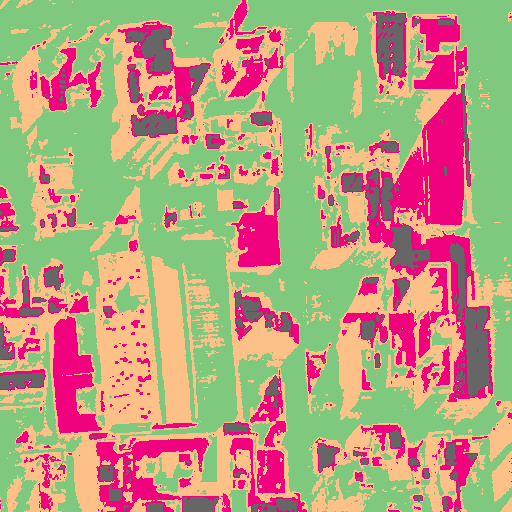
#> input picture final implementation/5_ImageSegmentation/5A_Otsu_segmentation/OutputDir/Dataset/output_19_1.png, 512 x 512 px; its folder holds only this picture in this run
$ python 5.1_Split_color.py
#> lines starting #> are read from the running program, lines starting #| are printed output that depends on the picture; after the words box and inside, x2 and y2 are one past the last pixel; in counts of white or black regions, pixels touching at a corner belong together
import os
import cv2
import numpy as np
import matplotlib.pyplot as plt

# Input and output directories
input_directory = "OutputDir/Dataset"
output_directory = "OutputAnalysis/Mask4Img"

# Ensure the output directory exists
os.makedirs(output_directory, exist_ok=True)

# List all files in the input directory
files = os.listdir(input_directory)

# Process each file in the input directory
for file in files:
    # Check if the file is an image (you may want to add more checks based on file extension)
    if file.lower().endswith(('.png')):
        # Construct the full path to the input image
        image_path = os.path.join(input_directory, file)
        image = cv2.imread(image_path)
#> image is the input picture: shape (512, 512, 3); mean B, G, R 127.7, 158.2, 185.2

        # Convert the image from BGR to RGB (OpenCV uses BGR by default)
        image_rgb = cv2.cvtColor(image, cv2.COLOR_BGR2RGB)

        # Define the target color
        target_color = np.array([102,102,102])  # yellow-[253, 192, 134] pink -[240, 2, 127] green-[127,201,127] black -[102,102,102]

        # Create a mask for the target color
        mask = np.all(image_rgb == target_color, axis=-1)
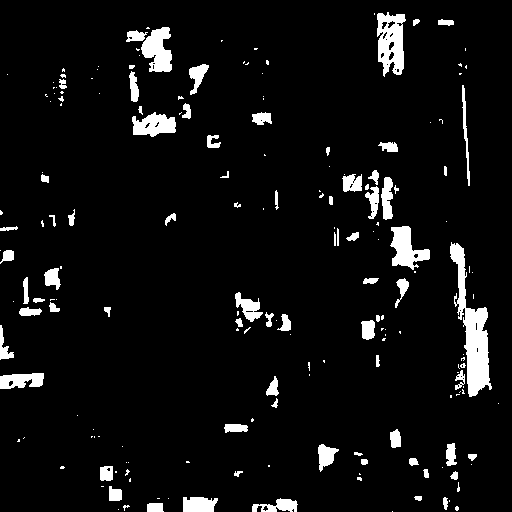
#> mask: shape (512, 512) bool; 6% white; 191 white regions (114 under 20 px), largest, box (x1, y1, x2, y2) and area: (450, 242, 492, 397) 2458, (377, 12, 406, 77) 1275, (141, 27, 172, 72) 933

        # Create an image with only the target color
        color_image = np.zeros_like(image_rgb)
        color_image[mask] = target_color


        # Save the segmented image to the output directory
        output_path = os.path.join(output_directory, f"MaskImg_{file}")
        plt.imsave(output_path, color_image, cmap='Accent', format='png')
        print(f"{file} processed")

print("Segmentation complete. Segmented images saved in the output directory.")

$ run again, on final implementation/5_ImageSegmentation/5A_Otsu_segmentation/OutputDir/Dataset/output_33_2.png
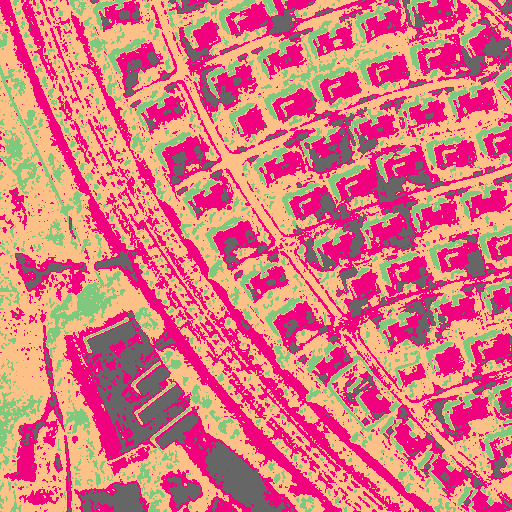
#> input picture final implementation/5_ImageSegmentation/5A_Otsu_segmentation/OutputDir/Dataset/output_33_2.png, 512 x 512 px
#> image is the input picture: shape (512, 512, 3); mean B, G, R 127.5, 119.8, 217.4
#> `mask = np.all(image_rgb == target_color, axis=-1)`:
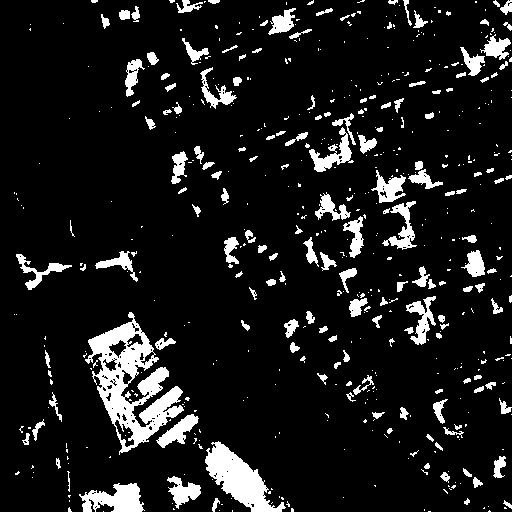
#> mask: shape (512, 512) bool; 10.2% white; 546 white regions (382 under 20 px), largest, box (x1, y1, x2, y2) and area: (85, 312, 184, 455) 5308, (205, 441, 286, 512) 2450, (79, 483, 145, 512) 1190

$ run again, on final implementation/5_ImageSegmentation/5A_Otsu_segmentation/OutputDir/Dataset/output_41_3.png
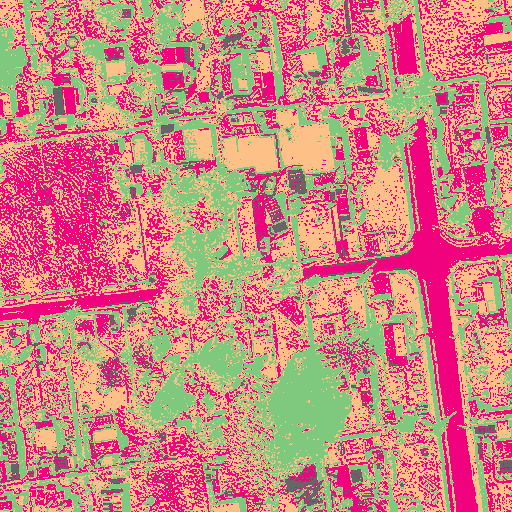
#> input picture final implementation/5_ImageSegmentation/5A_Otsu_segmentation/OutputDir/Dataset/output_41_3.png, 512 x 512 px
#> image is the input picture: shape (512, 512, 3); mean B, G, R 128.9, 134, 208.7
#> `mask = np.all(image_rgb == target_color, axis=-1)`:
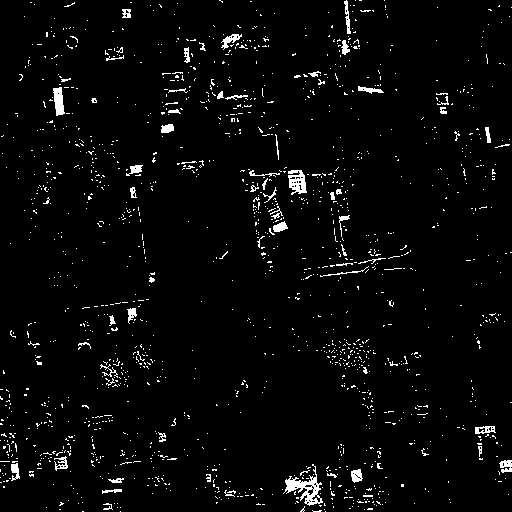
#> mask: shape (512, 512) bool; 3.2% white in thin lines or dots

$ run again, on final implementation/5_ImageSegmentation/5A_Otsu_segmentation/OutputDir/Dataset/output_43_0.png
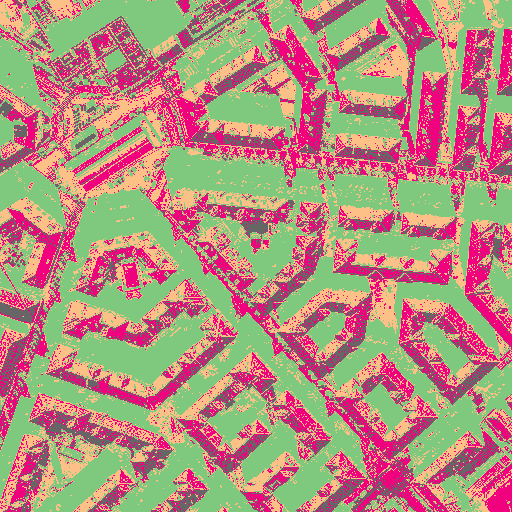
#> input picture final implementation/5_ImageSegmentation/5A_Otsu_segmentation/OutputDir/Dataset/output_43_0.png, 512 x 512 px
#> image is the input picture: shape (512, 512, 3); mean B, G, R 126, 143.2, 180.5
#> `mask = np.all(image_rgb == target_color, axis=-1)`:
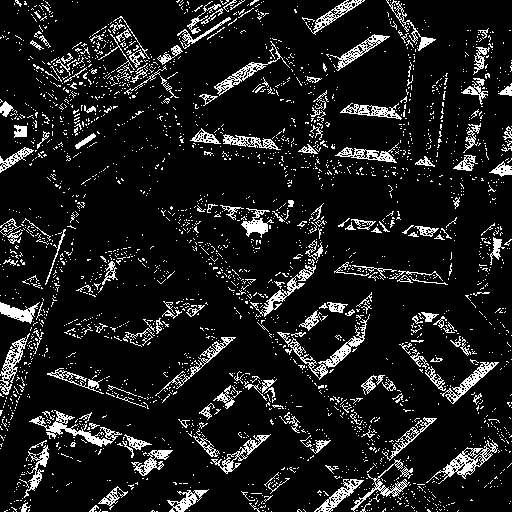
#> mask: shape (512, 512) bool; 10.8% white in thin lines or dots

$ run again, on final implementation/5_ImageSegmentation/5A_Otsu_segmentation/OutputDir/Dataset/output_20_2.png
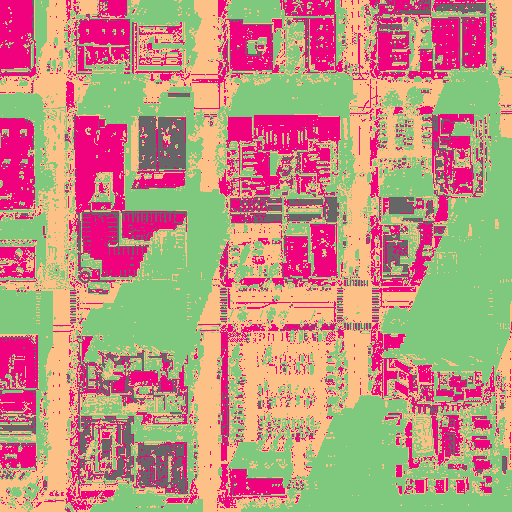
#> input picture final implementation/5_ImageSegmentation/5A_Otsu_segmentation/OutputDir/Dataset/output_20_2.png, 512 x 512 px
#> image is the input picture: shape (512, 512, 3); mean B, G, R 127.5, 146.1, 189.6
#> `mask = np.all(image_rgb == target_color, axis=-1)`:
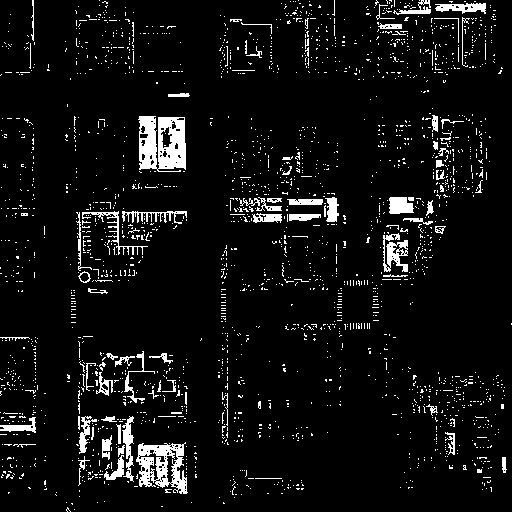
#> mask: shape (512, 512) bool; 6.5% white; 2272 white regions (2185 under 20 px), largest, box (x1, y1, x2, y2) and area: (138, 116, 186, 172) 2007, (136, 442, 188, 494) 1444, (383, 233, 408, 272) 514
